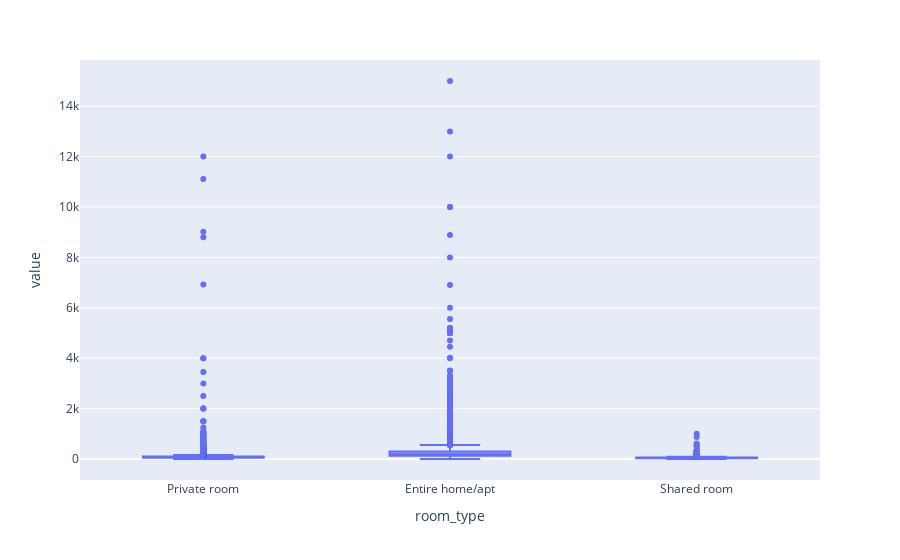

Notebook source saved alongside this figure:
### Code cell
import plotly.express as px
from pandasgui import show

fig = px.box(data_frame=df, x='room_type', y=['price'], color=None,
    facet_row=None, facet_col=None, )
fig.show()

### Figure 1 — Plotly figure (JSON) as saved in the notebook; plotly's stock layout.template omitted (floating-point values rounded to 4 significant figures; data arrays with more than 128 entries replaced by an {"elided": "..."} marker saying what was removed)
{"data": [{"alignmentgroup": "True", "hovertemplate": "room_type=%{x}<br>value=%{y}<extra></extra>", "legendgroup": "", "marker": {"color": "#636efa"}, "name": "", "notched": false, "offsetgroup": "", "orientation": "v", "showlegend": false, "type": "box", "x": {"elided": "36662 str values"}, "x0": " ", "xaxis": "x", "y": {"elided": "36662 int values"}, "y0": " ", "yaxis": "y"}], "layout": {"boxmode": "group", "legend": {"tracegroupgap": 0}, "margin": {"t": 60}, "xaxis": {"anchor": "y", "domain": [0, 1], "title": {"text": "room_type"}}, "yaxis": {"anchor": "x", "domain": [0, 1], "title": {"text": "value"}}}}
